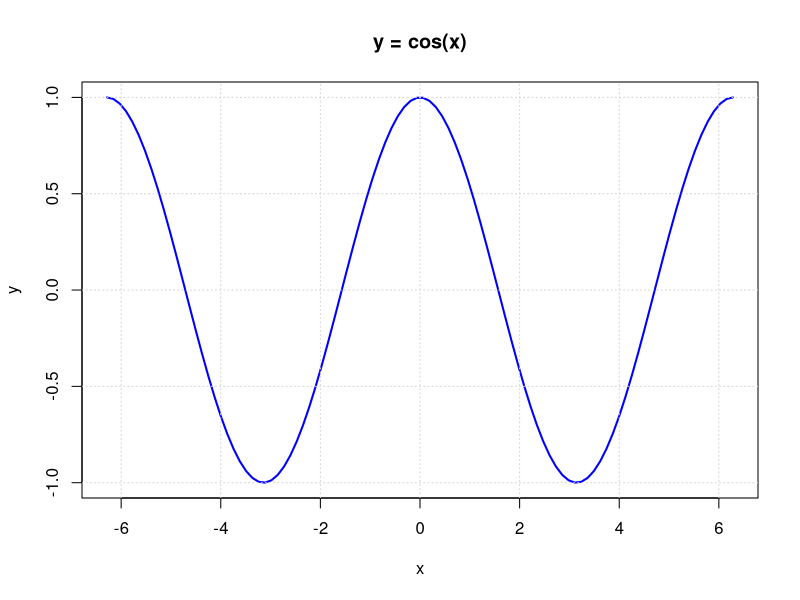

The R script that drew this image:
# 定义x的范围
x <- seq(-2 * pi, 2 * pi, length.out = 100)

# 计算y = cos(x)
y <- cos(x)

# 绘制图像
plot(x, y, type = "l", col = "blue", lwd = 2, 
     xlab = "x", ylab = "y", 
     main = "y = cos(x)")

# 添加网格线以便更好地观察
grid()
exp(-1/10)

exp(1/5)
getwd()
